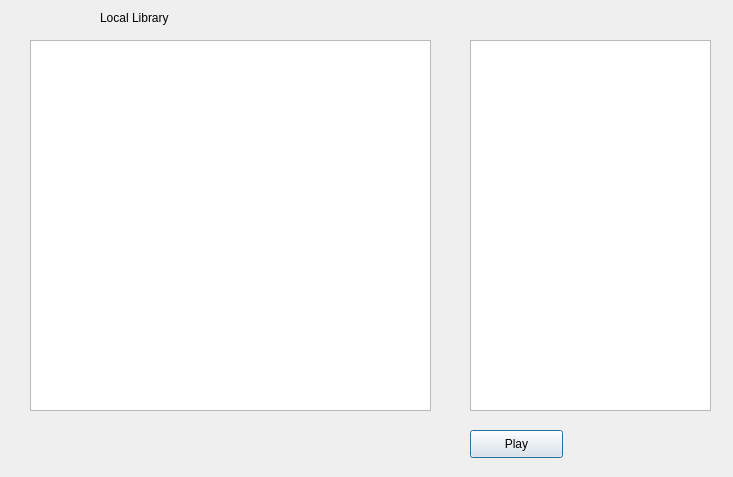
<?xml version="1.0" encoding="UTF-8"?>
<ui version="4.0">
 <class>HostMulticast</class>
 <widget class="QDialog" name="HostMulticast">
  <property name="geometry">
   <rect>
    <x>0</x>
    <y>0</y>
    <width>733</width>
    <height>477</height>
   </rect>
  </property>
  <property name="windowTitle">
   <string>Host Multicast</string>
  </property>
  <widget class="QListWidget" name="playlistWidget">
   <property name="geometry">
    <rect>
     <x>470</x>
     <y>40</y>
     <width>241</width>
     <height>371</height>
    </rect>
   </property>
  </widget>
  <widget class="QListWidget" name="localLibraryList">
   <property name="geometry">
    <rect>
     <x>30</x>
     <y>40</y>
     <width>401</width>
     <height>371</height>
    </rect>
   </property>
  </widget>
  <widget class="QPushButton" name="playButton">
   <property name="geometry">
    <rect>
     <x>470</x>
     <y>430</y>
     <width>93</width>
     <height>28</height>
    </rect>
   </property>
   <property name="text">
    <string>Play</string>
   </property>
  </widget>
  <widget class="QLabel" name="label">
   <property name="geometry">
    <rect>
     <x>100</x>
     <y>10</y>
     <width>81</width>
     <height>16</height>
    </rect>
   </property>
   <property name="text">
    <string>Local Library</string>
   </property>
  </widget>
 </widget>
 <resources/>
 <connections/>
</ui>
